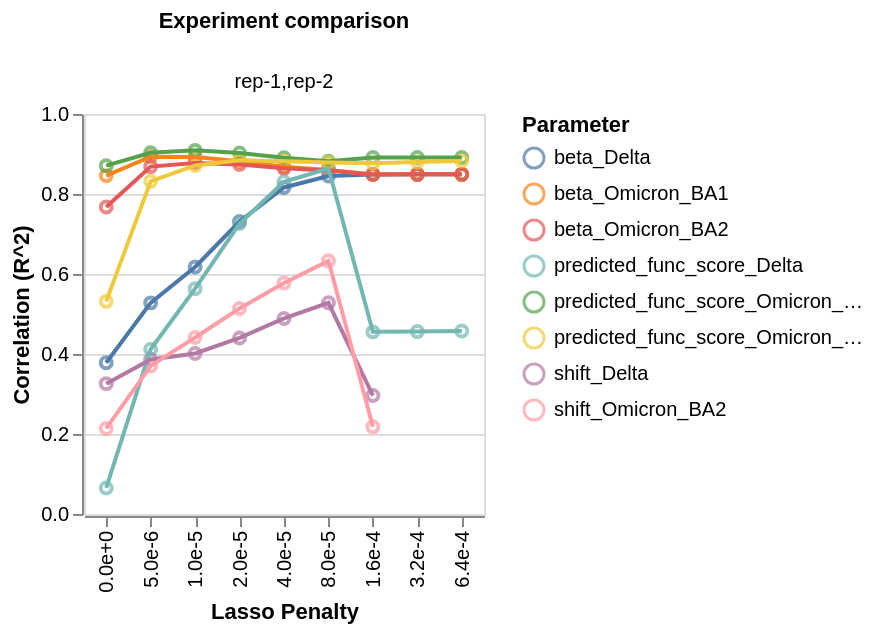

Here is the notebook cell this chart was saved with:
### Code cell
chart, corr_df = model_collection.mut_param_dataset_correlation(width_scalar=200, return_data=True, times_seen_threshold=times_seen_threshold)
chart.save(f"{output_dir}/mut_param_dataset_corr_chart.html")
print(corr_df.head())
chart

### Figure 1 — Vega-Lite specification as saved in the notebook (floating-point values rounded to 4 significant figures)
{"config": {"view": {"continuousWidth": 300, "continuousHeight": 300}}, "data": {"name": "data-dbd84488b202bbae79b7c2ac0e8f4200"}, "facet": {"column": {"field": "datasets", "title": "Experiment comparison", "type": "nominal"}}, "spec": {"layer": [{"mark": {"type": "point"}, "encoding": {"color": {"field": "mut_param", "title": "Parameter", "type": "nominal"}, "tooltip": [{"field": "datasets", "type": "nominal"}, {"field": "correlation", "type": "quantitative"}, {"field": "mut_param", "type": "nominal"}], "x": {"axis": {"format": ".1e"}, "field": "scale_coeff_lasso_shift", "title": "Lasso Penalty", "type": "nominal"}, "y": {"field": "correlation", "title": "Correlation (R^2)", "type": "quantitative"}}}, {"mark": {"type": "line"}, "encoding": {"color": {"field": "mut_param", "title": "Parameter", "type": "nominal"}, "tooltip": [{"field": "datasets", "type": "nominal"}, {"field": "correlation", "type": "quantitative"}, {"field": "mut_param", "type": "nominal"}], "x": {"axis": {"format": ".1e"}, "field": "scale_coeff_lasso_shift", "title": "Lasso Penalty", "type": "nominal"}, "y": {"field": "correlation", "title": "Correlation (R^2)", "type": "quantitative"}}}], "height": 200, "width": 200}, "$schema": "https://vega.github.io/schema/vega-lite/v5.15.1.json", "datasets": {"data-dbd84488b202bbae79b7c2ac0e8f4200": [{"datasets": "rep-1,rep-2", "mut_param": "beta_Delta", "correlation": 0.3783, "scale_coeff_lasso_shift": 0.0}, {"datasets": "rep-1,rep-2", "mut_param": "beta_Delta", "correlation": 0.5278, "scale_coeff_lasso_shift": 5e-06}, {"datasets": "rep-1,rep-2", "mut_param": "beta_Delta", "correlation": 0.6177, "scale_coeff_lasso_shift": 1e-05}, {"datasets": "rep-1,rep-2", "mut_param": "beta_Delta", "correlation": 0.7312, "scale_coeff_lasso_shift": 2e-05}, {"datasets": "rep-1,rep-2", "mut_param": "beta_Delta", "correlation": 0.8164, "scale_coeff_lasso_shift": 4e-05}, {"datasets": "rep-1,rep-2", "mut_param": "beta_Delta", "correlation": 0.8451, "scale_coeff_lasso_shift": 8e-05}, {"datasets": "rep-1,rep-2", "mut_param": "beta_Delta", "correlation": 0.849, "scale_coeff_lasso_shift": 0.00016}, {"datasets": "rep-1,rep-2", "mut_param": "beta_Delta", "correlation": 0.8491, "scale_coeff_lasso_shift": 0.00032}, {"datasets": "rep-1,rep-2", "mut_param": "beta_Delta", "correlation": 0.8491, "scale_coeff_lasso_shift": 0.00064}, {"datasets": "rep-1,rep-2", "mut_param": "beta_Omicron_BA1", "correlation": 0.846, "scale_coeff_lasso_shift": 0.0}, {"datasets": "rep-1,rep-2", "mut_param": "beta_Omicron_BA1", "correlation": 0.8934, "scale_coeff_lasso_shift": 5e-06}, {"datasets": "rep-1,rep-2", "mut_param": "beta_Omicron_BA1", "correlation": 0.8928, "scale_coeff_lasso_shift": 1e-05}, {"datasets": "rep-1,rep-2", "mut_param": "beta_Omicron_BA1", "correlation": 0.8818, "scale_coeff_lasso_shift": 2e-05}, {"datasets": "rep-1,rep-2", "mut_param": "beta_Omicron_BA1", "correlation": 0.868, "scale_coeff_lasso_shift": 4e-05}, {"datasets": "rep-1,rep-2", "mut_param": "beta_Omicron_BA1", "correlation": 0.8598, "scale_coeff_lasso_shift": 8e-05}, {"datasets": "rep-1,rep-2", "mut_param": "beta_Omicron_BA1", "correlation": 0.8491, "scale_coeff_lasso_shift": 0.00016}, {"datasets": "rep-1,rep-2", "mut_param": "beta_Omicron_BA1", "correlation": 0.8491, "scale_coeff_lasso_shift": 0.00032}, {"datasets": "rep-1,rep-2", "mut_param": "beta_Omicron_BA1", "correlation": 0.8491, "scale_coeff_lasso_shift": 0.00064}, {"datasets": "rep-1,rep-2", "mut_param": "beta_Omicron_BA2", "correlation": 0.7676, "scale_coeff_lasso_shift": 0.0}, {"datasets": "rep-1,rep-2", "mut_param": "beta_Omicron_BA2", "correlation": 0.8685, "scale_coeff_lasso_shift": 5e-06}, {"datasets": "rep-1,rep-2", "mut_param": "beta_Omicron_BA2", "correlation": 0.8778, "scale_coeff_lasso_shift": 1e-05}, {"datasets": "rep-1,rep-2", "mut_param": "beta_Omicron_BA2", "correlation": 0.8738, "scale_coeff_lasso_shift": 2e-05}, {"datasets": "rep-1,rep-2", "mut_param": "beta_Omicron_BA2", "correlation": 0.8641, "scale_coeff_lasso_shift": 4e-05}, {"datasets": "rep-1,rep-2", "mut_param": "beta_Omicron_BA2", "correlation": 0.8589, "scale_coeff_lasso_shift": 8e-05}, {"datasets": "rep-1,rep-2", "mut_param": "beta_Omicron_BA2", "correlation": 0.849, "scale_coeff_lasso_shift": 0.00016}, {"datasets": "rep-1,rep-2", "mut_param": "beta_Omicron_BA2", "correlation": 0.8491, "scale_coeff_lasso_shift": 0.00032}, {"datasets": "rep-1,rep-2", "mut_param": "beta_Omicron_BA2", "correlation": 0.8491, "scale_coeff_lasso_shift": 0.00064}, {"datasets": "rep-1,rep-2", "mut_param": "predicted_func_score_Delta", "correlation": 0.06509, "scale_coeff_lasso_shift": 0.0}, {"datasets": "rep-1,rep-2", "mut_param": "predicted_func_score_Delta", "correlation": 0.4118, "scale_coeff_lasso_shift": 5e-06}, {"datasets": "rep-1,rep-2", "mut_param": "predicted_func_score_Delta", "correlation": 0.5634, "scale_coeff_lasso_shift": 1e-05}, {"datasets": "rep-1,rep-2", "mut_param": "predicted_func_score_Delta", "correlation": 0.7261, "scale_coeff_lasso_shift": 2e-05}, {"datasets": "rep-1,rep-2", "mut_param": "predicted_func_score_Delta", "correlation": 0.8307, "scale_coeff_lasso_shift": 4e-05}, {"datasets": "rep-1,rep-2", "mut_param": "predicted_func_score_Delta", "correlation": 0.8635, "scale_coeff_lasso_shift": 8e-05}, {"datasets": "rep-1,rep-2", "mut_param": "predicted_func_score_Delta", "correlation": 0.4554, "scale_coeff_lasso_shift": 0.00016}, {"datasets": "rep-1,rep-2", "mut_param": "predicted_func_score_Delta", "correlation": 0.456, "scale_coeff_lasso_shift": 0.00032}, {"datasets": "rep-1,rep-2", "mut_param": "predicted_func_score_Delta", "correlation": 0.4575, "scale_coeff_lasso_shift": 0.00064}, {"datasets": "rep-1,rep-2", "mut_param": "predicted_func_score_Omicron_BA1", "correlation": 0.8708, "scale_coeff_lasso_shift": 0.0}, {"datasets": "rep-1,rep-2", "mut_param": "predicted_func_score_Omicron_BA1", "correlation": 0.9031, "scale_coeff_lasso_shift": 5e-06}, {"datasets": "rep-1,rep-2", "mut_param": "predicted_func_score_Omicron_BA1", "correlation": 0.9091, "scale_coeff_lasso_shift": 1e-05}, {"datasets": "rep-1,rep-2", "mut_param": "predicted_func_score_Omicron_BA1", "correlation": 0.9023, "scale_coeff_lasso_shift": 2e-05}, {"datasets": "rep-1,rep-2", "mut_param": "predicted_func_score_Omicron_BA1", "correlation": 0.8904, "scale_coeff_lasso_shift": 4e-05}, {"datasets": "rep-1,rep-2", "mut_param": "predicted_func_score_Omicron_BA1", "correlation": 0.8818, "scale_coeff_lasso_shift": 8e-05}, {"datasets": "rep-1,rep-2", "mut_param": "predicted_func_score_Omicron_BA1", "correlation": 0.8912, "scale_coeff_lasso_shift": 0.00016}, {"datasets": "rep-1,rep-2", "mut_param": "predicted_func_score_Omicron_BA1", "correlation": 0.8912, "scale_coeff_lasso_shift": 0.00032}, {"datasets": "rep-1,rep-2", "mut_param": "predicted_func_score_Omicron_BA1", "correlation": 0.8912, "scale_coeff_lasso_shift": 0.00064}, {"datasets": "rep-1,rep-2", "mut_param": "predicted_func_score_Omicron_BA2", "correlation": 0.5316, "scale_coeff_lasso_shift": 0.0}, {"datasets": "rep-1,rep-2", "mut_param": "predicted_func_score_Omicron_BA2", "correlation": 0.8317, "scale_coeff_lasso_shift": 5e-06}, {"datasets": "rep-1,rep-2", "mut_param": "predicted_func_score_Omicron_BA2", "correlation": 0.8714, "scale_coeff_lasso_shift": 1e-05}, {"datasets": "rep-1,rep-2", "mut_param": "predicted_func_score_Omicron_BA2", "correlation": 0.8843, "scale_coeff_lasso_shift": 2e-05}, {"datasets": "rep-1,rep-2", "mut_param": "predicted_func_score_Omicron_BA2", "correlation": 0.8822, "scale_coeff_lasso_shift": 4e-05}, {"datasets": "rep-1,rep-2", "mut_param": "predicted_func_score_Omicron_BA2", "correlation": 0.8787, "scale_coeff_lasso_shift": 8e-05}, {"datasets": "rep-1,rep-2", "mut_param": "predicted_func_score_Omicron_BA2", "correlation": 0.8767, "scale_coeff_lasso_shift": 0.00016}, {"datasets": "rep-1,rep-2", "mut_param": "predicted_func_score_Omicron_BA2", "correlation": 0.8797, "scale_coeff_lasso_shift": 0.00032}, {"datasets": "rep-1,rep-2", "mut_param": "predicted_func_score_Omicron_BA2", "correlation": 0.8828, "scale_coeff_lasso_shift": 0.00064}, {"datasets": "rep-1,rep-2", "mut_param": "shift_Delta", "correlation": 0.3259, "scale_coeff_lasso_shift": 0.0}, {"datasets": "rep-1,rep-2", "mut_param": "shift_Delta", "correlation": 0.3862, "scale_coeff_lasso_shift": 5e-06}, {"datasets": "rep-1,rep-2", "mut_param": "shift_Delta", "correlation": 0.4014, "scale_coeff_lasso_shift": 1e-05}, {"datasets": "rep-1,rep-2", "mut_param": "shift_Delta", "correlation": 0.4402, "scale_coeff_lasso_shift": 2e-05}, {"datasets": "rep-1,rep-2", "mut_param": "shift_Delta", "correlation": 0.4888, "scale_coeff_lasso_shift": 4e-05}, {"datasets": "rep-1,rep-2", "mut_param": "shift_Delta", "correlation": 0.5279, "scale_coeff_lasso_shift": 8e-05}, {"datasets": "rep-1,rep-2", "mut_param": "shift_Delta", "correlation": 0.2962, "scale_coeff_lasso_shift": 0.00016}, {"datasets": "rep-1,rep-2", "mut_param": "shift_Delta", "correlation": null, "scale_coeff_lasso_shift": 0.00032}, {"datasets": "rep-1,rep-2", "mut_param": "shift_Delta", "correlation": null, "scale_coeff_lasso_shift": 0.00064}, {"datasets": "rep-1,rep-2", "mut_param": "shift_Omicron_BA2", "correlation": 0.214, "scale_coeff_lasso_shift": 0.0}, {"datasets": "rep-1,rep-2", "mut_param": "shift_Omicron_BA2", "correlation": 0.3702, "scale_coeff_lasso_shift": 5e-06}, {"datasets": "rep-1,rep-2", "mut_param": "shift_Omicron_BA2", "correlation": 0.4413, "scale_coeff_lasso_shift": 1e-05}, {"datasets": "rep-1,rep-2", "mut_param": "shift_Omicron_BA2", "correlation": 0.5138, "scale_coeff_lasso_shift": 2e-05}, {"datasets": "rep-1,rep-2", "mut_param": "shift_Omicron_BA2", "correlation": 0.5776, "scale_coeff_lasso_shift": 4e-05}, {"datasets": "rep-1,rep-2", "mut_param": "shift_Omicron_BA2", "correlation": 0.6329, "scale_coeff_lasso_shift": 8e-05}, {"datasets": "rep-1,rep-2", "mut_param": "shift_Omicron_BA2", "correlation": 0.2179, "scale_coeff_lasso_shift": 0.00016}, {"datasets": "rep-1,rep-2", "mut_param": "shift_Omicron_BA2", "correlation": null, "scale_coeff_lasso_shift": 0.00032}, {"datasets": "rep-1,rep-2", "mut_param": "shift_Omicron_BA2", "correlation": null, "scale_coeff_lasso_shift": 0.00064}]}}
